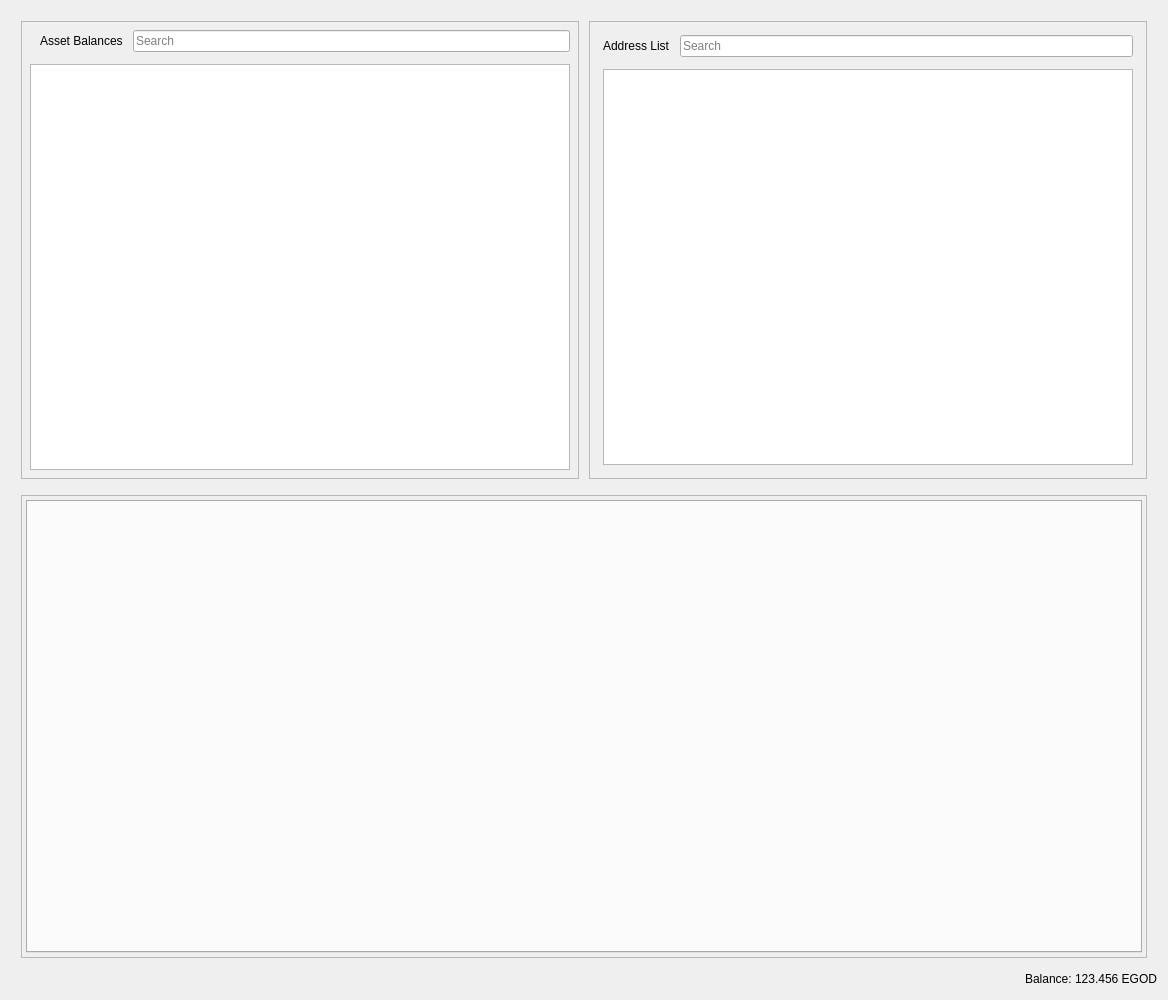
<?xml version="1.0" encoding="UTF-8"?>
<ui version="4.0">
 <class>RestrictedAssetsDialog</class>
 <widget class="QDialog" name="RestrictedAssetsDialog">
  <property name="geometry">
   <rect>
    <x>0</x>
    <y>0</y>
    <width>1168</width>
    <height>1000</height>
   </rect>
  </property>
  <property name="windowTitle">
   <string>Send Coins</string>
  </property>
  <layout class="QVBoxLayout" name="verticalLayout">
   <item>
    <layout class="QHBoxLayout" name="horizontalLayout">
     <property name="spacing">
      <number>10</number>
     </property>
     <property name="leftMargin">
      <number>10</number>
     </property>
     <property name="topMargin">
      <number>10</number>
     </property>
     <property name="rightMargin">
      <number>10</number>
     </property>
     <property name="bottomMargin">
      <number>5</number>
     </property>
     <item>
      <widget class="QFrame" name="frameAssetBalance">
       <property name="frameShape">
        <enum>QFrame::StyledPanel</enum>
       </property>
       <property name="frameShadow">
        <enum>QFrame::Raised</enum>
       </property>
       <layout class="QVBoxLayout" name="verticalLayout_7">
        <property name="spacing">
         <number>12</number>
        </property>
        <property name="leftMargin">
         <number>4</number>
        </property>
        <property name="topMargin">
         <number>4</number>
        </property>
        <property name="rightMargin">
         <number>4</number>
        </property>
        <property name="bottomMargin">
         <number>4</number>
        </property>
        <item>
         <layout class="QVBoxLayout" name="verticalLayout_4">
          <property name="spacing">
           <number>12</number>
          </property>
          <property name="leftMargin">
           <number>4</number>
          </property>
          <property name="topMargin">
           <number>4</number>
          </property>
          <property name="rightMargin">
           <number>4</number>
          </property>
          <property name="bottomMargin">
           <number>4</number>
          </property>
          <item>
           <layout class="QHBoxLayout" name="horizontalLayout_8">
            <property name="spacing">
             <number>10</number>
            </property>
            <property name="leftMargin">
             <number>10</number>
            </property>
            <item>
             <widget class="QLabel" name="labelAssetBalance">
              <property name="text">
               <string>Asset Balances</string>
              </property>
             </widget>
            </item>
            <item>
             <widget class="QLineEdit" name="lineEditAssetSearch">
              <property name="placeholderText">
               <string>Search</string>
              </property>
             </widget>
            </item>
           </layout>
          </item>
          <item>
           <widget class="QTableView" name="listAssets"/>
          </item>
         </layout>
        </item>
       </layout>
      </widget>
     </item>
     <item>
      <widget class="QFrame" name="frameAddressList">
       <property name="frameShape">
        <enum>QFrame::StyledPanel</enum>
       </property>
       <property name="frameShadow">
        <enum>QFrame::Raised</enum>
       </property>
       <layout class="QVBoxLayout" name="verticalLayout_10">
        <property name="spacing">
         <number>12</number>
        </property>
        <item>
         <layout class="QVBoxLayout" name="verticalLayout_9">
          <property name="spacing">
           <number>12</number>
          </property>
          <property name="leftMargin">
           <number>4</number>
          </property>
          <property name="topMargin">
           <number>4</number>
          </property>
          <property name="rightMargin">
           <number>4</number>
          </property>
          <property name="bottomMargin">
           <number>4</number>
          </property>
          <item>
           <layout class="QHBoxLayout" name="horizontalLayout_9">
            <property name="spacing">
             <number>10</number>
            </property>
            <property name="leftMargin">
             <number>0</number>
            </property>
            <property name="topMargin">
             <number>0</number>
            </property>
            <property name="rightMargin">
             <number>0</number>
            </property>
            <property name="bottomMargin">
             <number>0</number>
            </property>
            <item>
             <widget class="QLabel" name="labelAddressList">
              <property name="text">
               <string>Address List</string>
              </property>
             </widget>
            </item>
            <item>
             <widget class="QLineEdit" name="lineEditAddressSearch">
              <property name="placeholderText">
               <string>Search</string>
              </property>
             </widget>
            </item>
           </layout>
          </item>
          <item>
           <widget class="QTableView" name="myAddressList"/>
          </item>
         </layout>
        </item>
       </layout>
      </widget>
     </item>
    </layout>
   </item>
   <item>
    <layout class="QHBoxLayout" name="horizontalLayout_4">
     <property name="spacing">
      <number>10</number>
     </property>
     <property name="leftMargin">
      <number>10</number>
     </property>
     <property name="topMargin">
      <number>5</number>
     </property>
     <property name="rightMargin">
      <number>10</number>
     </property>
     <property name="bottomMargin">
      <number>5</number>
     </property>
     <item>
      <widget class="QFrame" name="tabFrame">
       <property name="frameShape">
        <enum>QFrame::StyledPanel</enum>
       </property>
       <property name="frameShadow">
        <enum>QFrame::Raised</enum>
       </property>
       <layout class="QVBoxLayout" name="verticalLayout_8">
        <property name="spacing">
         <number>12</number>
        </property>
        <property name="leftMargin">
         <number>4</number>
        </property>
        <property name="topMargin">
         <number>4</number>
        </property>
        <property name="rightMargin">
         <number>4</number>
        </property>
        <property name="bottomMargin">
         <number>4</number>
        </property>
        <item>
         <widget class="QTabWidget" name="tabWidget">
          <property name="tabPosition">
           <enum>QTabWidget::North</enum>
          </property>
          <property name="tabShape">
           <enum>QTabWidget::Rounded</enum>
          </property>
          <property name="currentIndex">
           <number>-1</number>
          </property>
          <property name="elideMode">
           <enum>Qt::ElideNone</enum>
          </property>
         </widget>
        </item>
       </layout>
      </widget>
     </item>
    </layout>
   </item>
   <item>
    <layout class="QHBoxLayout" name="horizontalLayout_2">
     <property name="spacing">
      <number>3</number>
     </property>
     <item>
      <spacer name="horizontalSpacer">
       <property name="orientation">
        <enum>Qt::Horizontal</enum>
       </property>
       <property name="sizeHint" stdset="0">
        <size>
         <width>40</width>
         <height>20</height>
        </size>
       </property>
      </spacer>
     </item>
     <item alignment="Qt::AlignRight">
      <widget class="QLabel" name="label">
       <property name="sizePolicy">
        <sizepolicy hsizetype="Preferred" vsizetype="Fixed">
         <horstretch>0</horstretch>
         <verstretch>0</verstretch>
        </sizepolicy>
       </property>
       <property name="text">
        <string>Balance:</string>
       </property>
      </widget>
     </item>
     <item alignment="Qt::AlignRight">
      <widget class="QLabel" name="labelBalance">
       <property name="sizePolicy">
        <sizepolicy hsizetype="Preferred" vsizetype="Fixed">
         <horstretch>0</horstretch>
         <verstretch>0</verstretch>
        </sizepolicy>
       </property>
       <property name="cursor">
        <cursorShape>IBeamCursor</cursorShape>
       </property>
       <property name="text">
        <string notr="true">123.456 EGOD</string>
       </property>
       <property name="textInteractionFlags">
        <set>Qt::LinksAccessibleByMouse|Qt::TextSelectableByKeyboard|Qt::TextSelectableByMouse</set>
       </property>
      </widget>
     </item>
    </layout>
   </item>
  </layout>
 </widget>
 <resources>
  <include location="../egodcoin.qrc"/>
 </resources>
 <connections/>
</ui>
